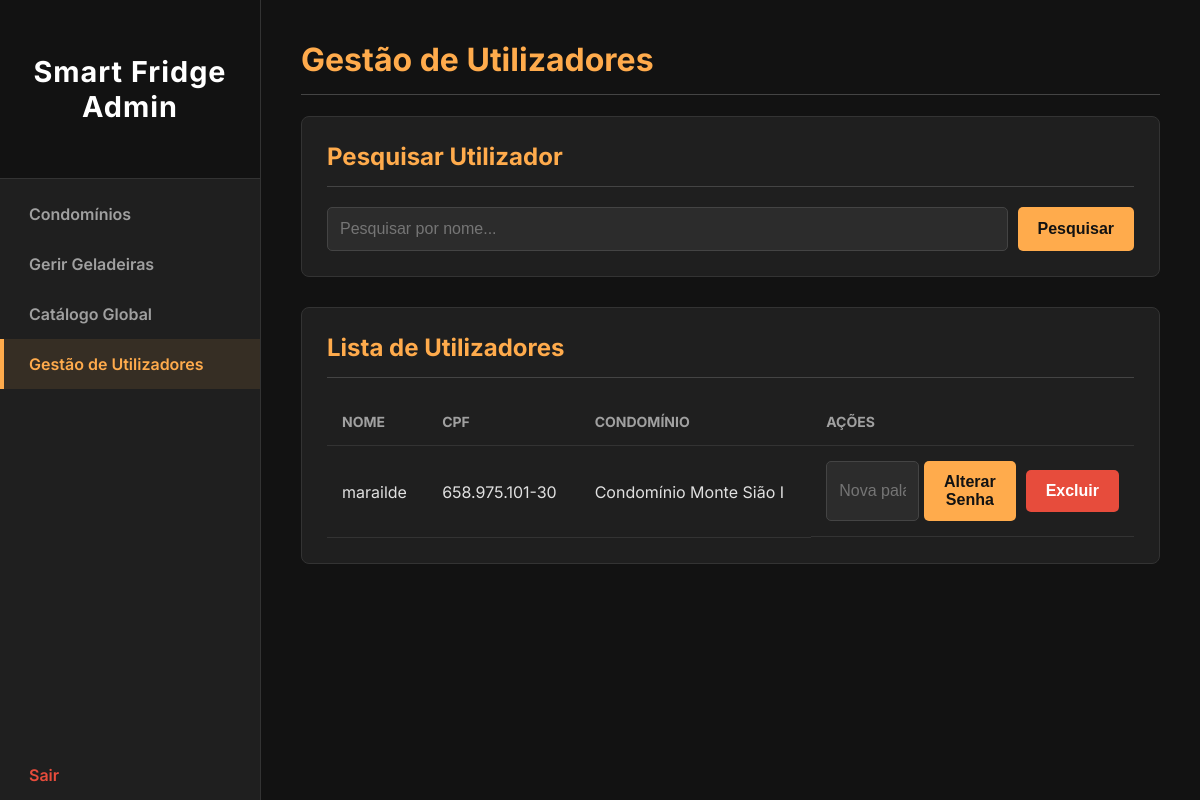
/admin/utilizadores (signed in), run on an earlier commit of the app's database.
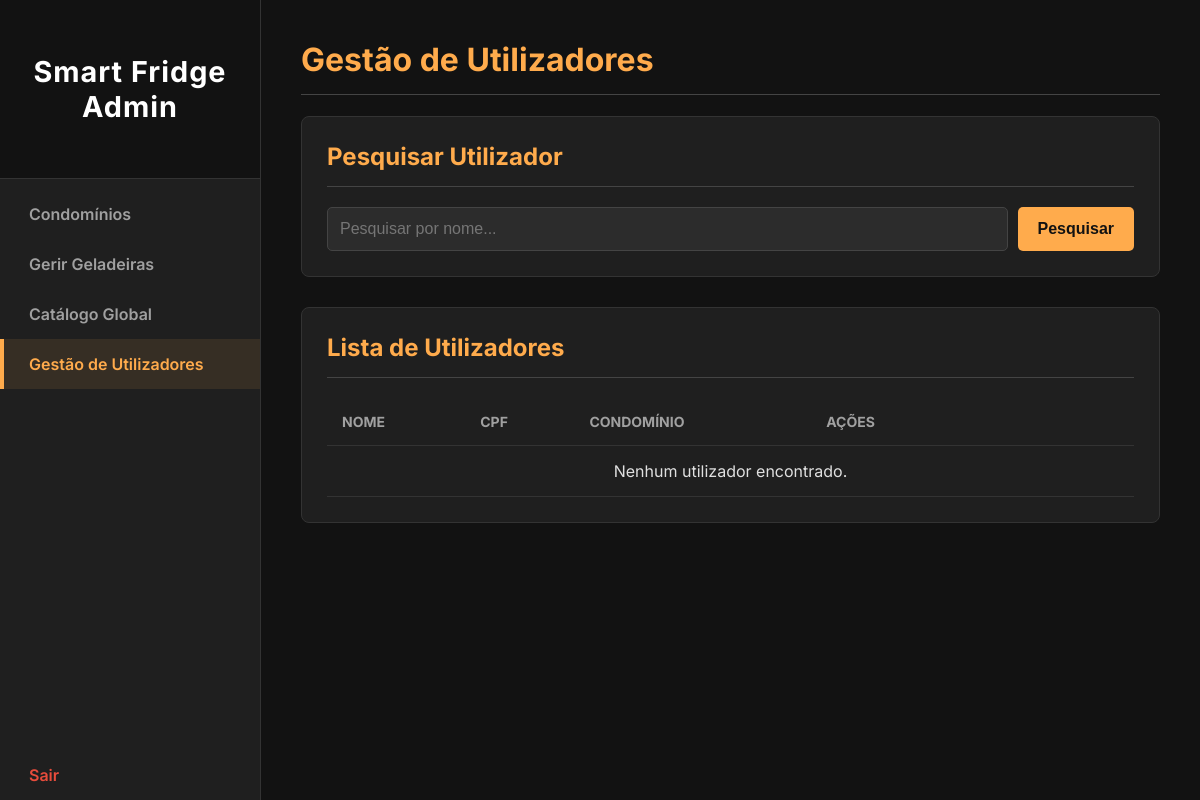
And on a later commit of the database.
### models.py (models this page shows, shortened)
class User(db.Model, UserMixin):
    __tablename__ = 'user'
    id = db.Column(db.Integer, primary_key=True)
    full_name = db.Column(db.String(150), nullable=False)
    cpf = db.Column(db.String(14), nullable=False, unique=True)
    birth_date = db.Column(db.String(10), nullable=False)
    password_hash = db.Column(db.String(255), nullable=False)
    condominio_name = db.Column(db.String(150), nullable=False)
    apartment_address = db.Column(db.String(100), nullable=False)
    is_admin = db.Column(db.Boolean, default=False)
    profile_image = db.Column(db.String(20), nullable=False, default='default.jpg')
    favorite_products = db.relationship('Product', secondary=favorites, lazy='dynamic')

### app.py (the view)
@app.route('/admin/utilizadores', methods=['GET', 'POST'])
@login_required
def gerenciar_utilizadores():
    if not current_user.is_admin: return redirect(url_for('user_dashboard'))
    query = User.query.filter_by(is_admin=False)
    if request.method == 'POST':
        search_query = request.form.get('search')
        if search_query: query = query.filter(User.full_name.ilike(f'%{search_query}%'))
    utilizadores = query.order_by(User.full_name).all()
    return render_template('gerenciar_utilizadores.html', utilizadores=utilizadores)

### app.py (called while the page is built)
@login_manager.user_loader
def load_user(user_id):
    return User.query.get(int(user_id))

### templates/gerenciar_utilizadores.html (shortened to what this page needs)
<!DOCTYPE html>
<html lang="pt-br">
<head>
    <link rel="stylesheet" href="{{ url_for('static', filename='admin_style.css') }}">
</head>
<body>
    <div class="wrapper">
        <nav class="sidebar">
            <div class="sidebar-header">
                <h3 class="logo-text">Smart Fridge Admin</h3>
            </div>
            <ul>
                <li><a href="{{ url_for('gerenciar_condominios') }}">Condomínios</a></li>
                <li><a href="{{ url_for('selecionar_geladeira') }}">Gerir Geladeiras</a></li>
                <li><a href="{{ url_for('gerenciar_catalogo') }}">Catálogo Global</a></li>
                <li><a href="{{ url_for('gerenciar_utilizadores') }}" class="active">Gestão de Utilizadores</a></li>
                <li><a href="{{ url_for('logout') }}" class="logout-link">Sair</a></li>
            </ul>
        </nav>
        <main class="main-content">
            <h1>Gestão de Utilizadores</h1>
            <div class="card">
                <h2>Pesquisar Utilizador</h2>
                <form method="POST" class="search-form">
                    <input type="search" name="search" placeholder="Pesquisar por nome...">
                    <button type="submit">Pesquisar</button>
                </form>
            </div>
            <div class="card">
                <h2>Lista de Utilizadores</h2>
                <table>
                    <thead>
                        <tr>
                            <th>Nome</th>
                            <th>CPF</th>
                            <th>Condomínio</th>
                            <th style="width: 40%;">Ações</th>
                        </tr>
                    </thead>
                    <tbody>
                        {% for user in utilizadores %}
                        <tr>
                            <td>{{ user.full_name }}</td>
                            <td>{{ user.cpf }}</td>
                            <td>{{ user.condominio_name }}</td>
                            <td class="actions">
                                <form action="{{ url_for('alterar_senha_utilizador', user_id=user.id) }}" method="POST" class="inline-form">
                                    <input type="password" name="new_password" placeholder="Nova palavra-passe" required>
                                    <button type="submit">Alterar Senha</button>
                                </form>
                                <form action="{{ url_for('excluir_utilizador', user_id=user.id) }}" method="POST" onsubmit="return confirm('Tem a certeza que quer excluir este utilizador? Esta ação é irreversível.');" class="inline-form">
                                    <button type="submit" class="delete-btn">Excluir</button>
                                </form>
                            </td>
                        </tr>
                        {% else %}
                        <tr>
                            <td colspan="4" style="text-align: center;">Nenhum utilizador encontrado.</td>
                        </tr>
                        {% endfor %}
                    </tbody>
                </table>
            </div>
        </main>
    </div>
</body>
</html>

What changed in the data, as far as the page shows it:
removed User: full_name "marailde", cpf "658.975.101-30", condominio_name "Condomínio Monte Sião I"
Also different on the page:
text now shown: "Nenhum utilizador encontrado."
